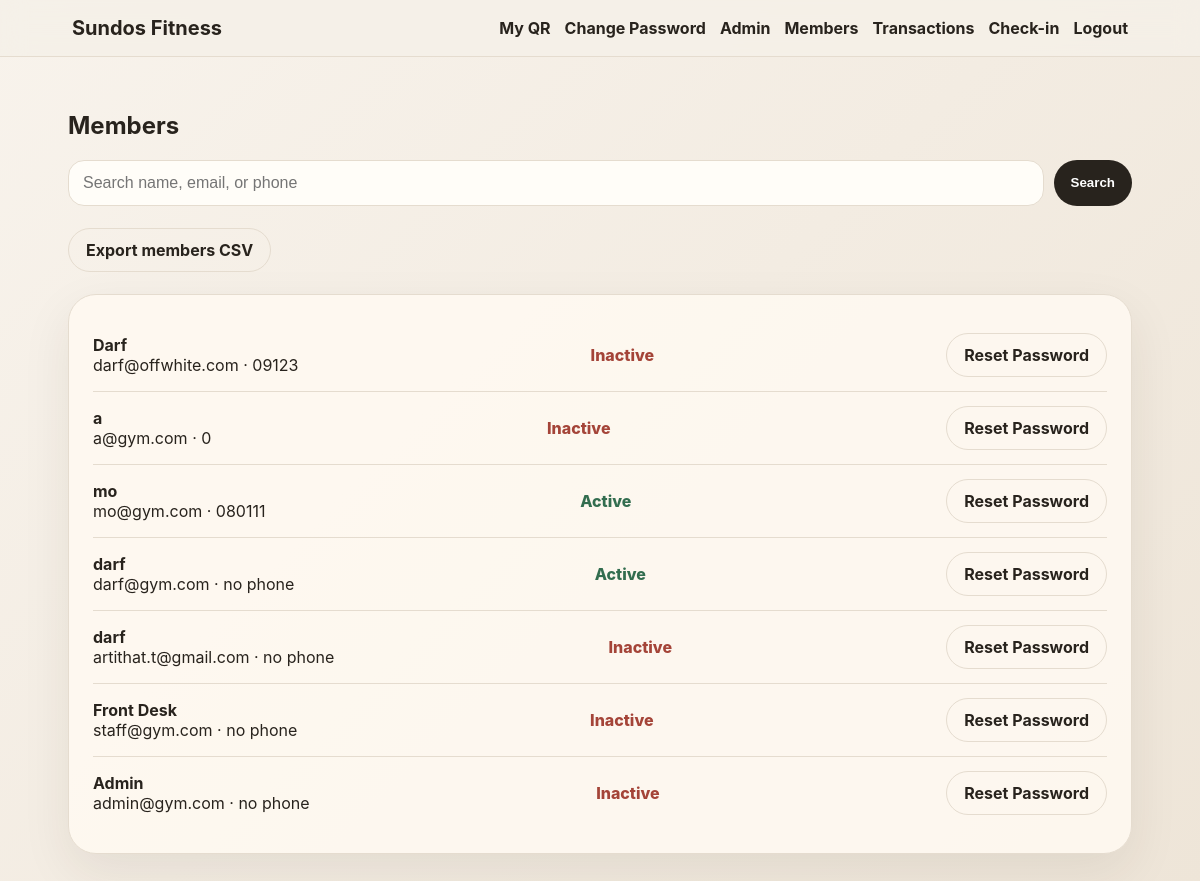
The page /admin/members (signed in) on the database as committed earlier.
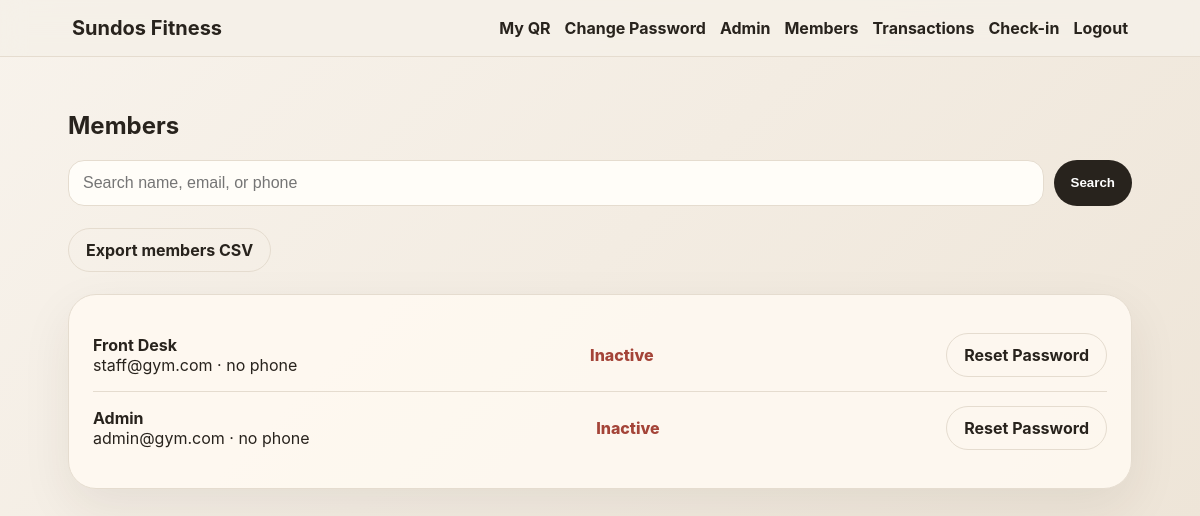
The same page on the database as committed later.
### app.py (models this page shows)
class User(db.Model):
    id = db.Column(db.Integer, primary_key=True)
    name = db.Column(db.String(120), nullable=False)
    email = db.Column(db.String(160), unique=True, nullable=False)
    phone = db.Column(db.String(30))
    password_hash = db.Column(db.String(255), nullable=False)
    role = db.Column(db.String(20), default='member') # member, staff, admin
    created_at = db.Column(db.DateTime, default=datetime.utcnow)
    membership_type = db.Column(db.String(30))
    membership_expiry = db.Column(db.DateTime)
    member_qr_token = db.Column(db.String(80), unique=True, default=lambda: uuid.uuid4().hex)
    payments = db.relationship('Payment', backref='user', lazy=True)

### app.py (the view)
@app.route('/admin/members')
@staff_required
def members():
    q = request.args.get('q','').strip()
    query = User.query
    if q:
        query = query.filter((User.name.ilike(f'%{q}%')) | (User.email.ilike(f'%{q}%')) | (User.phone.ilike(f'%{q}%')))
    return render_template('members.html', members=query.order_by(User.created_at.desc()).all(), q=q, now=datetime.utcnow())

### app.py (called while the page is built)
def current_user():
    uid = session.get('user_id')
    return User.query.get(uid) if uid else None

@app.context_processor
def inject_globals():
    return dict(current_user=current_user(), gym_name=GYM_NAME, payment_mode=PAYMENT_MODE, plans=PLANS)

def staff_required(fn):
    @wraps(fn)
    def wrapper(*args, **kwargs):
        u = current_user()
        if not u or u.role not in ['staff', 'admin']:
            flash('Staff access required.', 'danger')
            return redirect(url_for('home'))
        return fn(*args, **kwargs)
    return wrapper

### templates/members.html
{% extends 'base.html' %}{% block content %}<h2>Members</h2><form class="search"><input name="q" value="{{q}}" placeholder="Search name, email, or phone"><button class="btn">Search</button></form><div class="actions"><a class="btn ghost" href="{{url_for('export_members_csv')}}">Export members CSV</a></div><div class="card table">{% for m in members %}<div class="row"><a class="link" href="{{url_for('member_detail',user_id=m.id)}}"><div><b>{{m.name}}</b><br><span>{{m.email}} · {{m.phone or 'no phone'}}</span></div></a><span class="status {{'good' if m.membership_expiry and m.membership_expiry>now else 'bad'}}">{{'Active' if m.membership_expiry and m.membership_expiry>now else 'Inactive'}}</span>{% if current_user.role == 'admin' %}<a class="btn ghost" href="{{url_for('admin_reset_password',user_id=m.id)}}">Reset Password</a>{% endif %}</div>{% endfor %}</div>{% endblock %}

### templates/base.html (shortened to what this page needs)
<!doctype html><html lang="en"><head>
<link rel="stylesheet" href="{{ url_for('static', filename='style.css') }}">
</head><body>
<nav class="nav"><a class="brand" href="{{ url_for('home') }}">{{ gym_name }}</a><div>
{% if current_user %}
<a href="{{ url_for('dashboard') }}">My QR</a><a href="{{ url_for('change_password') }}">Change Password</a>{% if current_user.role in ['admin','staff'] %}<a href="{{ url_for('admin_dashboard') }}">Admin</a><a href="{{ url_for('members') }}">Members</a><a href="{{ url_for('transactions') }}">Transactions</a><a href="{{ url_for('checkin') }}">Check-in</a>{% endif %}<a href="{{ url_for('logout') }}">Logout</a>
{% else %}<a href="{{ url_for('login') }}">Login</a><a class="pill" href="{{ url_for('register') }}">Join</a>{% endif %}
</div></nav>
<main class="wrap">
{% block content %}{% endblock %}
</main>
</body></html>

### static/style.css (style rules this page uses)
:root { --bg:#f5f0e8;--card:#fffaf2;--ink:#28231d;--muted:#7e7467;--line:#e5dccf;--accent:#8b6f47;--accent2:#2f3b2f;--bad:#a44438;--good:#326d4f }
* { box-sizing:border-box }
body { margin:0;background:linear-gradient(135deg,#f8f3ec,#eee5d8);color:var(--ink);font-family:-apple-system,BlinkMacSystemFont,"Segoe UI",Roboto,Arial,sans-serif }
.nav { position:sticky;top:0;z-index:5;display:flex;justify-content:space-between;align-items:center;padding:16px 6vw;background:rgba(245,240,232,.86);backdrop-filter:blur(12px);border-bottom:1px solid var(--line) }
a { color:var(--ink);text-decoration:none }
.nav a { margin-left:14px;font-weight:650 }
.brand { font-size:20px;margin-left:0!important }
.pill,.btn { background:var(--ink);color:#fff!important;padding:11px 17px;border-radius:999px;border:0;display:inline-block;font-weight:750;cursor:pointer }
.btn.ghost { background:transparent;color:var(--ink)!important;border:1px solid var(--line) }
.wrap { max-width:1100px;margin:auto;padding:34px 18px }
.hero-card,.card,.form-card,.metric { background:rgba(255,250,242,.88);border:1px solid var(--line);border-radius:28px;padding:24px;box-shadow:0 18px 50px rgba(48,35,20,.08) }
.actions { display:flex;gap:12px;flex-wrap:wrap;margin:22px 0 }
input,textarea,select { width:100%;padding:13px 14px;border-radius:16px;border:1px solid var(--line);background:#fffdf8;font-size:16px }
.status { font-weight:850 }
.bad { color:var(--bad) }
.row { display:flex;justify-content:space-between;align-items:center;gap:12px;padding:14px 0;border-bottom:1px solid var(--line) }
.row:last-child { border-bottom:0 }
.search { display:flex;gap:10px;margin-bottom:14px }

Rows that differ between the two databases and show on the page:
removed User: name "Darf", email "darf@offwhite.com", phone "09123", membership_expiry "Inactive"
removed User: name "a", email "a@gym.com", phone "0", membership_expiry "Inactive"
removed User: name "mo", email "mo@gym.com", phone "080111", membership_expiry "Active"
removed User: name "darf", email "darf@gym.com", phone "no phone", membership_expiry "Active"
removed User: name "darf", email "artithat.t@gmail.com", phone "no phone", membership_expiry "Inactive"
